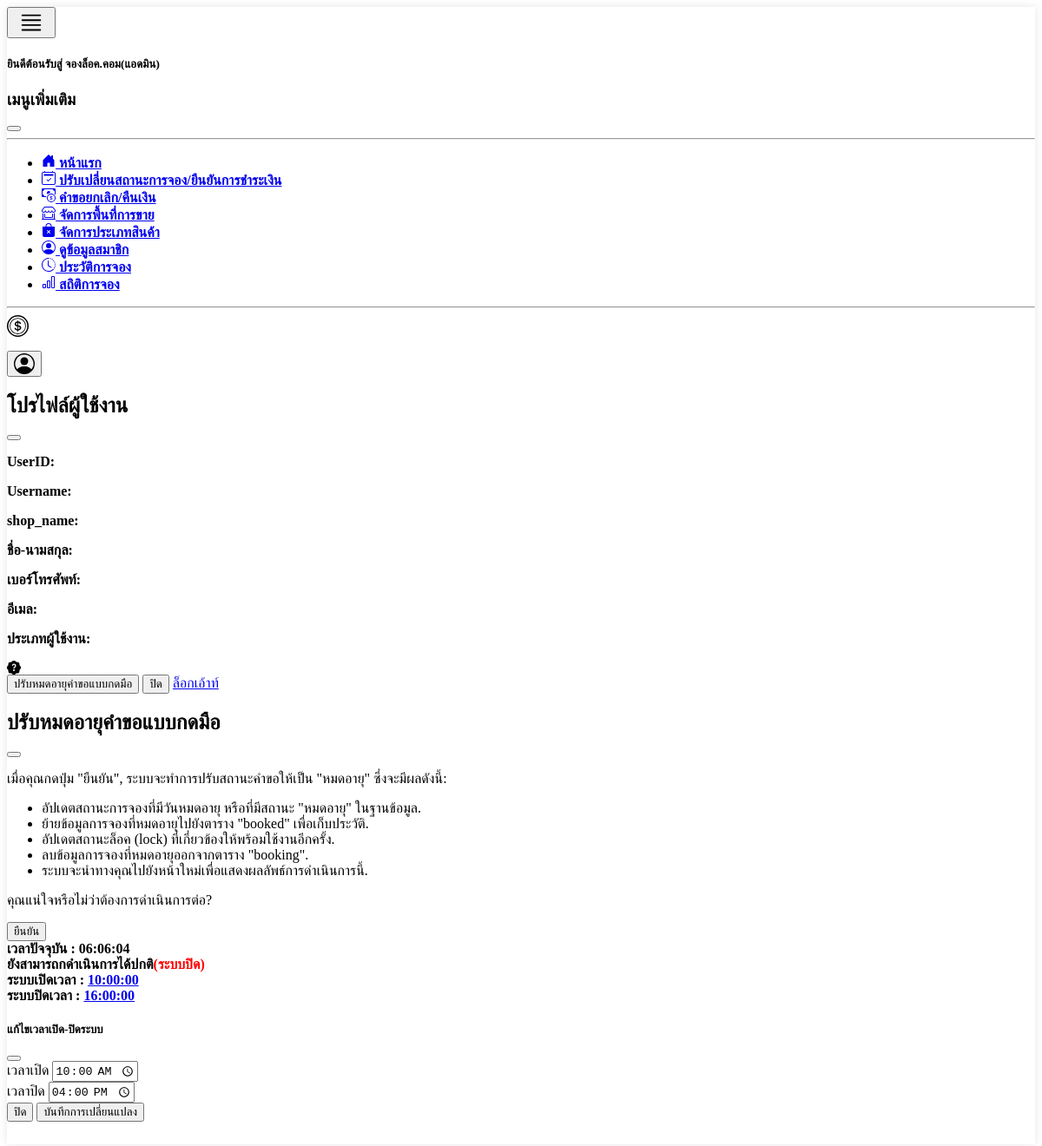
Page /admin/admin_nav.php on the earlier database version.
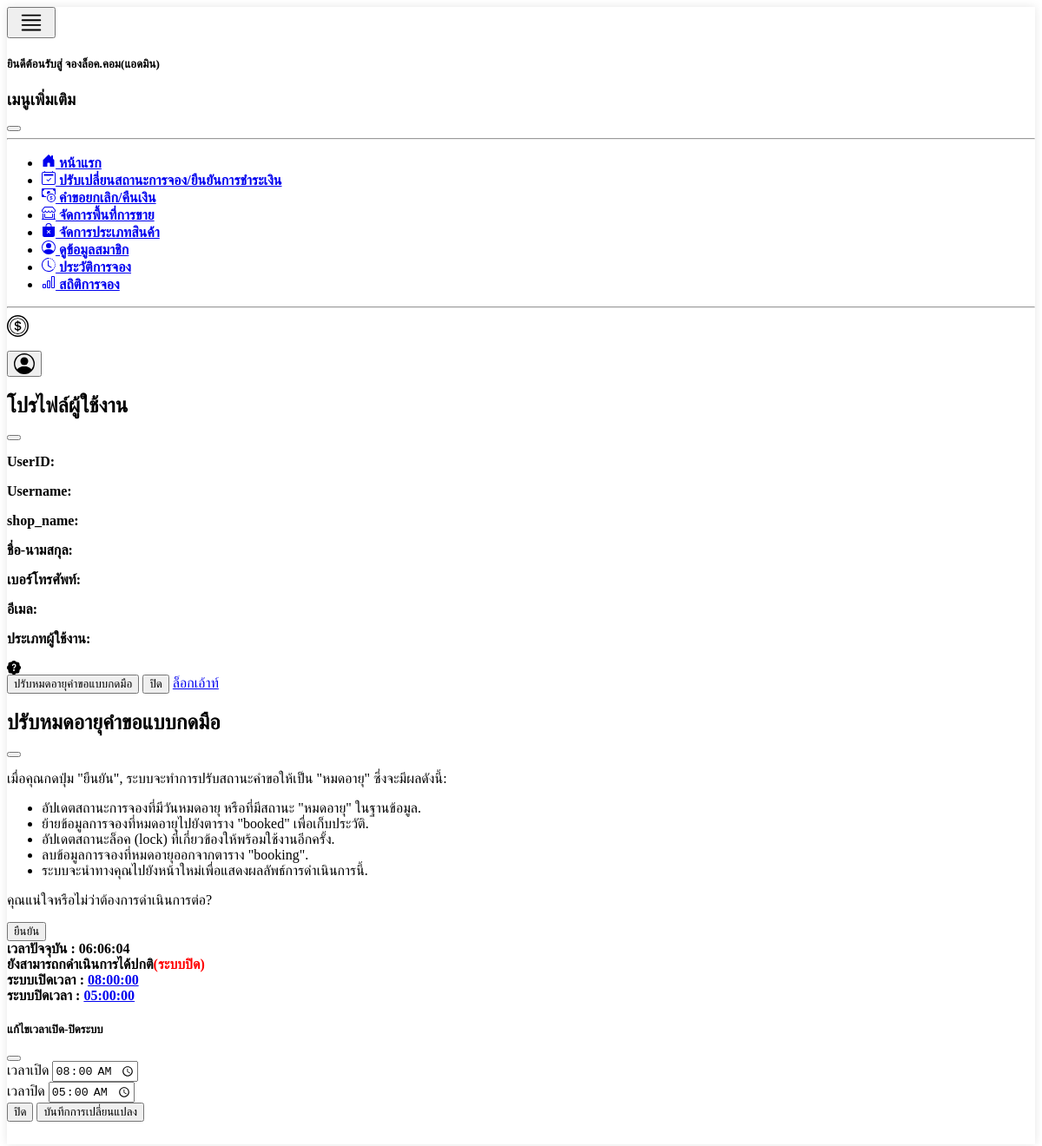
Same page on the later database version.
### tables this page shows
CREATE TABLE `operating_hours` (
  `id` int(11) NOT NULL,
  `opening_time` time NOT NULL,
  `closing_time` time NOT NULL
);

### admin/admin_nav.php (the view, shortened to what the changed rows need)
<nav class="row g-2 bgcolor">
    <div class="col-12 d-flex justify-content-between px-5 py-3">
        <div class="modal fade" id="ProfileModal" tabindex="-1" aria-labelledby="ProfileModalLabel" aria-hidden="true">
            <div class="modal-dialog">
                <div class="modal-content">
                    <div class="modal-header">
                        <h1 class="modal-title fs-5" id="ProfileModalLabel"><strong>โปรไฟล์ผู้ใช้งาน</strong></h1>
                    </div>
                </div>
            </div>
        </div>
    </div>
    <div class="modal fade" id="ManulExpiredModal" tabindex="-1" aria-labelledby="ManulExpiredModalLabel" aria-hidden="true">
        <div class="modal-dialog">
            <div class="modal-content">
                <div class="modal-header">
                    <h1 class="modal-title fs-5" id="ManulExpiredModalLabel"><strong>ปรับหมดอายุคำขอแบบกดมือ</strong></h1>
                </div>
            </div>
        </div>
    </div>
    <?php
    require("../condb.php");
    $sql_time = "SELECT opening_time, closing_time FROM operating_hours LIMIT 1";
    $result = $conn->query($sql_time);
    $row_time = $result->fetch_assoc();
    $openingTime = $row_time['opening_time'];
    $closingTime = $row_time['closing_time'];
    ?>
    <div class="col-12 d-flex justify-content-between px-5">
        <strong>
            <div id="opening_time">ระบบเปิดเวลา : <a href="#" data-bs-toggle="modal" data-bs-target="#editTimeModal"><?php echo $openingTime; ?></a></div>
            <div id="closing_time">ระบบปิดเวลา : <a href="#" data-bs-toggle="modal" data-bs-target="#editTimeModal"><?php echo $closingTime; ?></a></div>
        </strong>
    </div>
    <div class="modal fade" id="editTimeModal" tabindex="-1" aria-labelledby="editTimeModalLabel" aria-hidden="true">
        <div class="modal-dialog">
            <div class="modal-content">
                <form id="updateTimeForm">
                    <div class="modal-body">
                        <div class="mb-3">
                            <label for="openingTime" class="form-label">เวลาเปิด</label>
                            <input type="time" class="form-control" id="openingTime" name="opening_time" value="<?php echo $openingTime; ?>" required>
                        </div>
                        <div class="mb-3">
                            <label for="closingTime" class="form-label">เวลาปิด</label>
                            <input type="time" class="form-control" id="closingTime" name="closing_time" value="<?php echo $closingTime; ?>" required>
                        </div>
                    </div>
                </form>
            </div>
        </div>
    </div>
</nav>

Differences in the rows shown:
changed operating_hours: opening_time "10:00:00" → "08:00:00"; closing_time "16:00:00" → "05:00:00"
